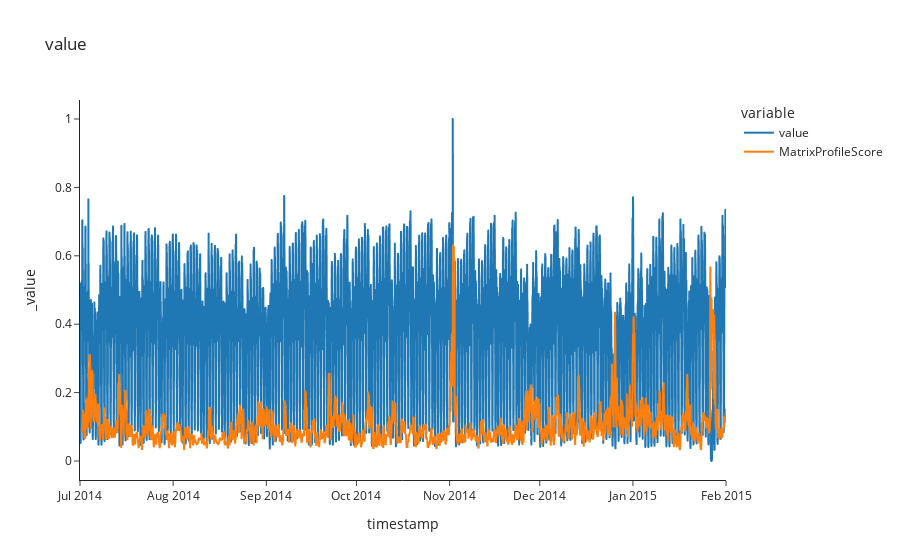

Write notebook code for a chart like this one.
### Markdown cell above
# Run Matrix Profile

### Code cell
matrix_profile_dists, scores_df = (
    anomaly_detection_matrix_profile(
        df, window_size=30,
        smooth_n=int(5*30),
        normalize_data=True,
        plot_results=True
    )
)

### Figure 1 — Plotly figure (JSON) as saved in the notebook; plotly's stock layout.template omitted (floating-point values rounded to 4 significant figures; data arrays with more than 128 entries replaced by an {"elided": "..."} marker saying what was removed)
{"data": [{"hovertemplate": "variable=value<br>timestamp=%{x}<br>_value=%{y}<extra></extra>", "legendgroup": "value", "line": {"color": "#1F77B4", "dash": "solid"}, "marker": {"symbol": "circle"}, "mode": "lines", "name": "value", "showlegend": true, "type": "scattergl", "x": {"elided": "10320 str values"}, "xaxis": "x", "y": {"elided": "10320 float values"}, "yaxis": "y"}, {"hovertemplate": "variable=MatrixProfileScore<br>timestamp=%{x}<br>_value=%{y}<extra></extra>", "legendgroup": "MatrixProfileScore", "line": {"color": "#FF7F0E", "dash": "solid"}, "marker": {"symbol": "circle"}, "mode": "lines", "name": "MatrixProfileScore", "showlegend": true, "type": "scattergl", "x": {"elided": "10320 str values"}, "xaxis": "x", "y": {"elided": "10320 float values"}, "yaxis": "y"}], "layout": {"legend": {"title": {"text": "variable"}, "tracegroupgap": 0}, "title": {"text": "value"}, "xaxis": {"anchor": "y", "domain": [0, 1], "title": {"text": "timestamp"}}, "yaxis": {"anchor": "x", "domain": [0, 1], "title": {"text": "_value"}}}}
